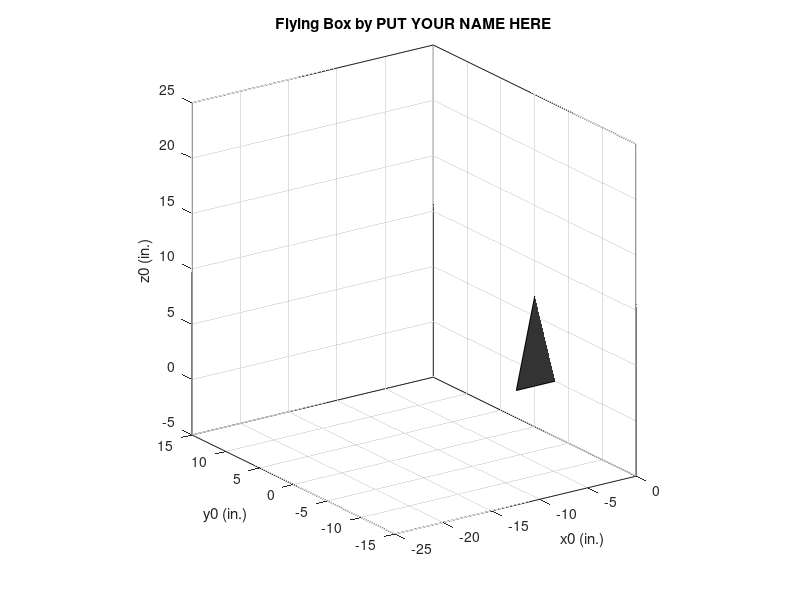

Reproduce this figure in MATLAB.
%% flying_box_starter.m
% 
% This Matlab script provides the starter code for the flying box
% problem on Homework 1 in MEAM 520 at the University of Pennsylvania.
% The original was written by Professor Katherine J. Kuchenbecker in
% September of 2012. Students will modify this code to create their own
% script. Email kuchenbe@seas.upenn.edu with questions.
% 
% Student Name:
%
% Change the name of this file to replace "starter" with your PennKey.  For
% example, Professor Kuchenbecker's script would be visualize_kuchenbe.m

%% SETUP

% Delete all variables from our workspace.
clear

% Load the TrakStar data recorded during the movie.
% This MATLAB data file includes time histories of the x, y, and z
% coordinates in inches, as well as time histories of the azimuth,
% elevation, and roll angles in degrees.
load flying_box;

% Open figure 1 and clear it to get ready for plotting.
figure(1)
clf

%% DEFINITIONS

% We need to keep track of three frames in this code.
%
% Frame 0 is the frame of the camera's view, with x positive to the right,
% y positive straight back, and z positive up.  The is the base frame, and
% it's what we plot in.  Its origin coincides with the origin of frame 1.
%
% Frame 1 is the frame of the TrakStar transmitter, which sits on the desk.
% It has x positive straight out, y positive to the left, and z positive
% down.  This is the frame in which the sensor positions and orientations
% are expressed.  Its origin is near the center of the transmitter s beige
% cube, which can be seen in the video.
%
% Frame 2 is the frame of the TrakStar sensor, which is being moved around.
% Its x-axis is straight out horizontal through the front of the box, in
% the direction the hand is facing.  Its y-axis is mostly horizontal during
% the video, and its z-axis is mostly vertical.

% Define the locations of the box's four corners (ignoring thickness) in
% the sensor's frame (frame 2).  The length is in the direction of the
% sensor's x-axis, and the width is in the direction of the sensors
% y-axis.  We call the corners points a, b, c, and d (pa, pb, pc, and pd),
% and we assume the sensor is at the center of the box.  We include a 1 at
% the end of each of these column vectors for use with homogenous 
% transformations. You may remove the 1 s if you find you do not need them,
% but please update this comment accordingly.
box_length = 8;  % inches
box_width = 6;   % inches
pa2 = [-box_length/2 -box_width/2 0 1]';
pb2 = [ box_length/2 -box_width/2 0 1]';
pc2 = [ box_length/2  box_width/2 0 1]';
pd2 = [-box_length/2  box_width/2 0 1]';

% The number of data points to skip between plots.  Increase this to speed
% up playback.  The minimum value is 1. 
skipfactor = 2; 


%% ANIMATION
% Play back the recorded motion of the flying box.

% Step through the data from start to finish, jumping by skipfactor.
for i = 1:skipfactor:length(x_inches_history)
    % Pull the sensor's current x, y, and z positions out of the histories.
    x = x_inches_history(i);
    y = y_inches_history(i);
    z = z_inches_history(i);
    
    % Pull the sensor's current azimuth, elevation, and roll angles out of
    % the history.  Remember these values are in degrees.  If you want to
    % convert them to other units, here would be a good place to do so.
    a = azimuth_degrees_history(i);
    e = elevation_degrees_history(i);
    r = roll_degrees_history(i);

    % Do your calculations. If you do things in a straightforward way, all
    % of your code should be between the two lines of stars.
    % *******************************************************************
    
    % Put your calculations here!
    
    % You may not use any built-in or downloaded functions dealing with
    % rotation matrices, homogeneous transformations, Euler angles,
    % roll/pitch/yaw angles, or related topics.  Instead, you must type all
    % your calculations yourself, usin only low-level functions such as
    % sind, cosd, and vector/matrix math. 
    
    % Calculate the position of each corner in the camera's frame. For now,
    % we just set the locations to be the positions in frame 2, with one
    % augmentation.  You will need to change this.
    pa0 = pa2;
    pb0 = pb2;
    pc0 = pc2 + [0 0 i/30 0]'; % Make this corner grow over time so you can see the code is running.
    pd0 = pd2;
    
    % If your code runs but you can't see anything in your plot, comment
    % out or modify the axis([...]) command in the plot section below.
    
    % All your calculations should be done by here.  Your answers for the
    % coordinates of the box's corners in frame 0 should be in the
    % variables pa0, pb0, pc0, and pd0. 
    % *******************************************************************

    % Put all four corner points together to make it easier to get the x,
    % y, and z coordinates for plotting.  These are all in the camera's
    % frame (frame 0).
    points0 = [pa0 pb0 pc0 pd0];
    
    % Check for the first time through to format the plot.
    if (i == 1)
        
        % Plot the points as a gray filled region.
        h = fill3(points0(1,:),points0(2,:),points0(3,:),[.2 .2 .2]);
        
        % Enforce that one unit is displayed equivalently in x, y, and z.
        axis equal;
        
        % Set the viewing volume to the values known to be correct.  If
        % you cannot see anything in your plot, you should increase the
        % ranges here or comment this out.  The order is xmin xmax ymin
        % ymax zmin zmax.
        axis([-25 0 -15 15 -5 25])
        
        % Set the viewing angle to be similar to the camera view.
        view(-35,20)
        
        % Label the axes, including abbreviated units of measure in parentheses.
        xlabel('x0 (in.)')
        ylabel('y0 (in.)')
        zlabel('z0 (in.)')
        
        % Turn on the grid to make it easy to see the walls.
        grid on
        
        title('Flying Box by PUT YOUR NAME HERE')
        
    else
        
        % Set the locations of the corners to the current points.  Using
        % set and the plot handle in this way is faster than replotting
        % everything.
        set(h,'xdata',points0(1,:),'ydata',points0(2,:),'zdata',points0(3,:))
        
    end
    
    % Pause for a short time to allow the viewer to see the animation play.
    pause(0.0001)
    
end
